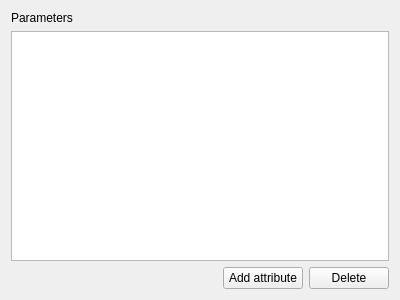
<?xml version="1.0" encoding="UTF-8"?>
<ui version="4.0">
 <class>CreateExternalProcessAttributesPage</class>
 <widget class="QWizardPage" name="CreateExternalProcessAttributesPage">
  <property name="geometry">
   <rect>
    <x>0</x>
    <y>0</y>
    <width>400</width>
    <height>300</height>
   </rect>
  </property>
  <property name="windowTitle">
   <string>WizardPage</string>
  </property>
  <layout class="QVBoxLayout" name="verticalLayout">
   <item>
    <widget class="QLabel" name="lblTitle">
     <property name="text">
      <string>Parameters</string>
     </property>
    </widget>
   </item>
   <item>
    <widget class="QTableView" name="tvAttributes"/>
   </item>
   <item>
    <layout class="QHBoxLayout" name="buttonsLayout">
     <property name="sizeConstraint">
      <enum>QLayout::SetMinAndMaxSize</enum>
     </property>
     <item>
      <spacer name="horizontalSpacer">
       <property name="orientation">
        <enum>Qt::Horizontal</enum>
       </property>
       <property name="sizeHint" stdset="0">
        <size>
         <width>188</width>
         <height>20</height>
        </size>
       </property>
      </spacer>
     </item>
     <item>
      <widget class="QPushButton" name="pbAdd">
       <property name="text">
        <string>Add attribute</string>
       </property>
      </widget>
     </item>
     <item>
      <widget class="QPushButton" name="pbDelete">
       <property name="text">
        <string>Delete</string>
       </property>
      </widget>
     </item>
    </layout>
   </item>
  </layout>
 </widget>
 <resources/>
 <connections/>
</ui>
